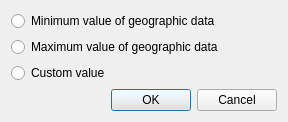
<?xml version="1.0" encoding="UTF-8"?>
<ui version="4.0">
 <class>GeoDataBackgroundEditDialog</class>
 <widget class="QDialog" name="GeoDataBackgroundEditDialog">
  <property name="geometry">
   <rect>
    <x>0</x>
    <y>0</y>
    <width>288</width>
    <height>109</height>
   </rect>
  </property>
  <property name="windowTitle">
   <string>Dialog</string>
  </property>
  <layout class="QVBoxLayout" name="verticalLayout">
   <item>
    <widget class="QRadioButton" name="minRadioButton">
     <property name="text">
      <string>Minimum value of geographic data</string>
     </property>
    </widget>
   </item>
   <item>
    <widget class="QRadioButton" name="maxRadioButton">
     <property name="text">
      <string>Maximum value of geographic data</string>
     </property>
    </widget>
   </item>
   <item>
    <layout class="QHBoxLayout" name="horizontalLayout">
     <item>
      <widget class="QRadioButton" name="customRadioButton">
       <property name="text">
        <string>Custom value</string>
       </property>
      </widget>
     </item>
     <item>
      <widget class="GridAttributeEditWidgetContainer" name="customWidget" native="true"/>
     </item>
    </layout>
   </item>
   <item>
    <widget class="QDialogButtonBox" name="buttonBox">
     <property name="orientation">
      <enum>Qt::Horizontal</enum>
     </property>
     <property name="standardButtons">
      <set>QDialogButtonBox::Cancel|QDialogButtonBox::Ok</set>
     </property>
    </widget>
   </item>
  </layout>
 </widget>
 <customwidgets>
  <customwidget>
   <class>GridAttributeEditWidgetContainer</class>
   <extends>QWidget</extends>
   <header>pre/gridcond/base/gridattributeeditwidgetcontainer.h</header>
   <container>1</container>
  </customwidget>
 </customwidgets>
 <resources/>
 <connections>
  <connection>
   <sender>buttonBox</sender>
   <signal>accepted()</signal>
   <receiver>GeoDataBackgroundEditDialog</receiver>
   <slot>accept()</slot>
   <hints>
    <hint type="sourcelabel">
     <x>257</x>
     <y>99</y>
    </hint>
    <hint type="destinationlabel">
     <x>157</x>
     <y>274</y>
    </hint>
   </hints>
  </connection>
  <connection>
   <sender>buttonBox</sender>
   <signal>rejected()</signal>
   <receiver>GeoDataBackgroundEditDialog</receiver>
   <slot>reject()</slot>
   <hints>
    <hint type="sourcelabel">
     <x>278</x>
     <y>99</y>
    </hint>
    <hint type="destinationlabel">
     <x>286</x>
     <y>274</y>
    </hint>
   </hints>
  </connection>
 </connections>
</ui>
